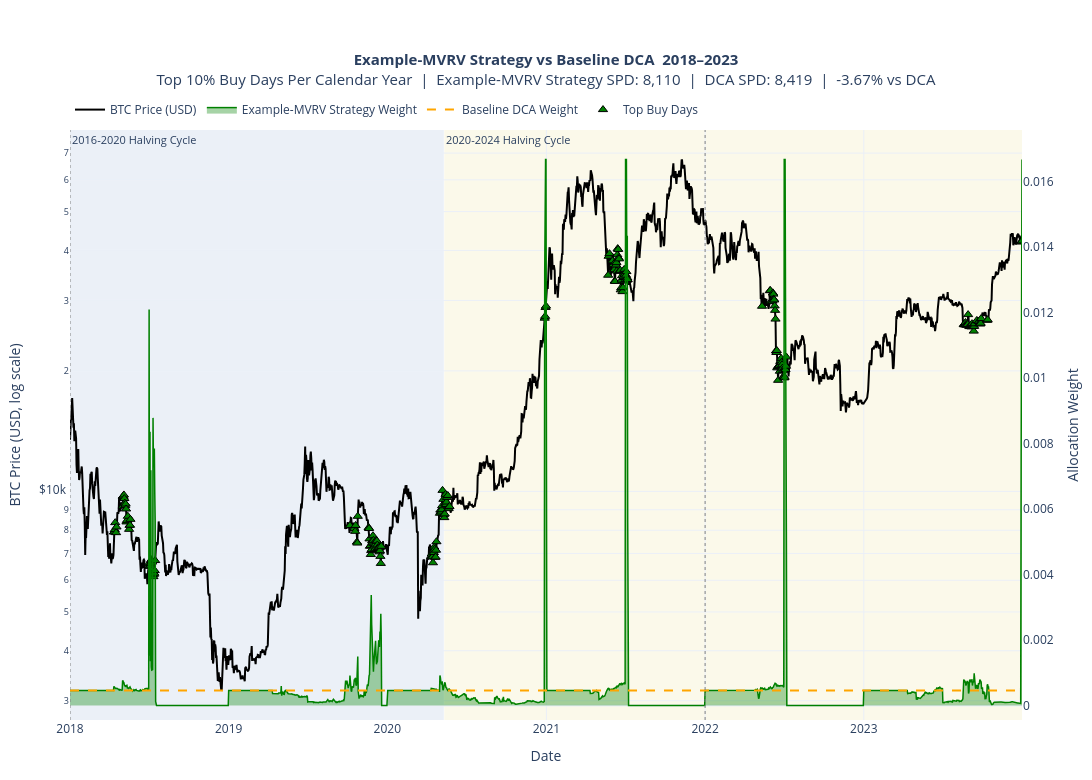

Notebook code for this chart:
### Code cell
cols = plots.StrategyColumns(
    weight="example_weight",
    spd="sats_per_dollar_example",
    sats_accum="sats_accum_example",
)

# Full period
full_plot = plots.plot_strategy_full_period(plot_df, cols, "Example-MVRV Strategy", ("2018-01-01", "2023-12-31"))
plt.show()

### Figure 1 — Plotly figure (JSON) as saved in the notebook; plotly's stock layout.template omitted (floating-point values rounded to 4 significant figures; data arrays with more than 128 entries replaced by an {"elided": "..."} marker saying what was removed)
{"data": [{"customdata": {"elided": "2190x8 mixed values"}, "hovertemplate": "<b>Date</b>: %{x|%Y-%m-%d}<br><b>Year</b>: %{customdata[0]}<br><b>Cycle</b>: %{customdata[1]}<br><b>BTC Price</b>: $%{y:,.2f}<br><b>Example-MVRV Strategy Weight</b>: %{customdata[2]:.8f}<br><b>DCA Weight</b>: %{customdata[3]:.8f}<br><b>Example-MVRV Strategy sats/$</b>: %{customdata[4]:,.2f}<br><b>DCA sats/$</b>: %{customdata[5]:,.2f}<br><b>Example-MVRV Strategy sats accum.</b>: %{customdata[6]:,.2f}<br><b>DCA sats accum.</b>: %{customdata[7]:,.2f}<extra></extra>", "line": {"color": "black", "width": 2}, "mode": "lines", "name": "BTC Price (USD)", "type": "scatter", "x": {"elided": "2190 str values"}, "y": {"elided": "2190 float values"}, "yaxis": "y"}, {"customdata": {"elided": "2190x5 mixed values"}, "fill": "tozeroy", "fillcolor": "rgba(0, 128, 0, 0.35)", "hovertemplate": "<b>Date</b>: %{x|%Y-%m-%d}<br><b>Year</b>: %{customdata[0]}<br><b>Cycle</b>: %{customdata[1]}<br><b>Example-MVRV Strategy Weight</b>: %{y:.8f}<br><b>BTC Price</b>: $%{customdata[2]:,.2f}<br><b>Example-MVRV Strategy sats/$</b>: %{customdata[3]:,.2f}<br><b>Example-MVRV Strategy sats accum.</b>: %{customdata[4]:,.2f}<extra></extra>", "line": {"color": "green", "width": 1.5}, "mode": "lines", "name": "Example-MVRV Strategy Weight", "type": "scatter", "x": {"elided": "2190 str values"}, "y": {"elided": "2190 float values"}, "yaxis": "y2"}, {"customdata": {"elided": "2190x5 mixed values"}, "hovertemplate": "<b>Date</b>: %{x|%Y-%m-%d}<br><b>Year</b>: %{customdata[0]}<br><b>Cycle</b>: %{customdata[1]}<br><b>DCA Weight</b>: %{y:.8f}<br><b>BTC Price</b>: $%{customdata[2]:,.2f}<br><b>DCA sats/$</b>: %{customdata[3]:,.2f}<br><b>DCA sats accum.</b>: %{customdata[4]:,.2f}<extra></extra>", "line": {"color": "orange", "dash": "dash", "width": 2}, "mode": "lines", "name": "Baseline DCA Weight", "type": "scatter", "x": {"elided": "2190 str values"}, "y": {"elided": "2190 float values"}, "yaxis": "y2"}, {"customdata": {"elided": "222x3 float values"}, "hovertemplate": "<b>Top Buy Date</b>: %{x|%Y-%m-%d}<br><b>Year</b>: %{customdata[0]}<br><b>BTC Price</b>: $%{y:,.2f}<br><b>Example-MVRV Strategy Weight</b>: %{customdata[1]:.8f}<br><b>Year Threshold</b>: %{customdata[2]:.8f}<extra></extra>", "marker": {"color": "green", "line": {"color": "black", "width": 1}, "size": 8, "symbol": "triangle-up"}, "mode": "markers", "name": "Top Buy Days", "type": "scatter", "x": {"elided": "222 str values"}, "y": {"elided": "222 float values"}, "yaxis": "y"}], "layout": {"annotations": [{"font": {"size": 11}, "showarrow": false, "text": "2016-2020 Halving Cycle", "x": "2018-01-01T00:00:00", "xanchor": "left", "xref": "x", "y": 1, "yanchor": "top", "yref": "y domain"}, {"font": {"size": 11}, "showarrow": false, "text": "2020-2024 Halving Cycle", "x": "2020-05-11T00:00:00", "xanchor": "left", "xref": "x", "y": 1, "yanchor": "top", "yref": "y domain"}], "height": 780, "hovermode": "x unified", "legend": {"orientation": "h", "x": 0, "xanchor": "left", "y": 1.01, "yanchor": "bottom"}, "margin": {"b": 60, "l": 70, "r": 70, "t": 130}, "shapes": [{"fillcolor": "rgba(176, 196, 222, 0.25)", "layer": "below", "line": {"width": 0}, "opacity": 1, "type": "rect", "x0": "2018-01-01T00:00:00", "x1": "2020-05-10T00:00:00", "xref": "x", "y0": 0, "y1": 1, "yref": "y domain"}, {"fillcolor": "rgba(238, 232, 170, 0.25)", "layer": "below", "line": {"width": 0}, "opacity": 1, "type": "rect", "x0": "2020-05-11T00:00:00", "x1": "2023-12-31T00:00:00", "xref": "x", "y0": 0, "y1": 1, "yref": "y domain"}, {"line": {"color": "gray", "dash": "dot", "width": 1}, "type": "line", "x0": "2010-08-16T00:00:00", "x1": "2010-08-16T00:00:00", "xref": "x", "y0": 0, "y1": 1, "yref": "y domain"}, {"line": {"color": "gray", "dash": "dot", "width": 1}, "type": "line", "x0": "2014-01-01T00:00:00", "x1": "2014-01-01T00:00:00", "xref": "x", "y0": 0, "y1": 1, "yref": "y domain"}, {"line": {"color": "gray", "dash": "dot", "width": 1}, "type": "line", "x0": "2018-01-01T00:00:00", "x1": "2018-01-01T00:00:00", "xref": "x", "y0": 0, "y1": 1, "yref": "y domain"}, {"line": {"color": "gray", "dash": "dot", "width": 1}, "type": "line", "x0": "2022-01-01T00:00:00", "x1": "2022-01-01T00:00:00", "xref": "x", "y0": 0, "y1": 1, "yref": "y domain"}], "title": {"font": {"size": 15}, "text": "<b>Example-MVRV Strategy vs Baseline DCA  2018–2023</b><br>Top 10% Buy Days Per Calendar Year  |  Example-MVRV Strategy SPD: 8,110  |  DCA SPD: 8,419  |  -3.67% vs DCA", "x": 0.5}, "width": 1450, "xaxis": {"range": ["2018-01-01T00:00:00", "2023-12-31T00:00:00"], "showgrid": true, "title": {"text": "Date"}}, "yaxis": {"showgrid": true, "side": "left", "tickprefix": "$", "title": {"text": "BTC Price (USD, log scale)"}, "type": "log"}, "yaxis2": {"overlaying": "y", "showgrid": false, "side": "right", "title": {"text": "Allocation Weight"}}}}
